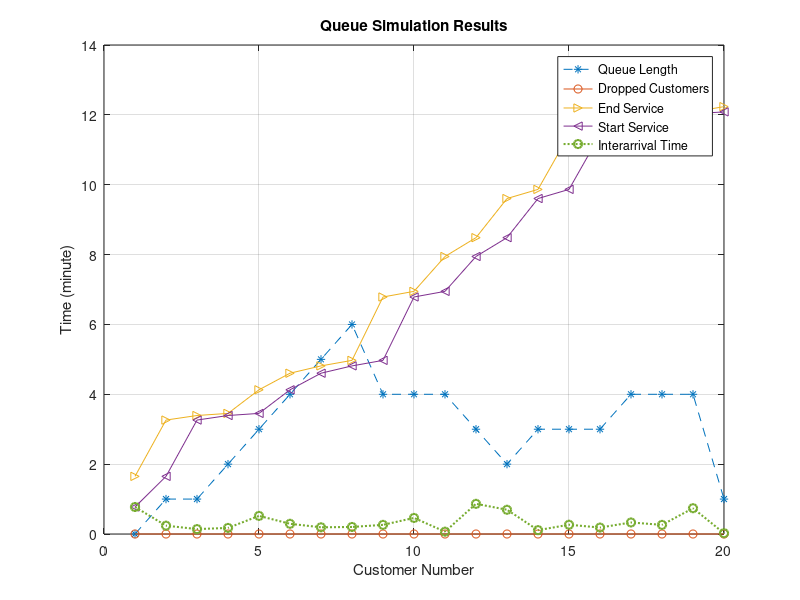

This figure's MATLAB source:
clc;
clear;
close all;

%% Parameters
n = 10;          % Queue Capacity
N = 20;          % Number of Customers

LambdaA = 2;     % Arrival Rate (customer/min)
LambdaS = 2;     % Service Rate (customer/min)

%% Initialization

TbArr = zeros(1,N);      % Time Between Arrivals
TArr  = zeros(1,N);      % Arrival Times

LoQu  = zeros(1,N);      % Queue Length
DfQu  = zeros(1,N);      % Dropped Customers

StartSer = zeros(1,N);
EndSer   = zeros(1,N);
TServ    = zeros(1,N);
Totaltime= zeros(1,N);

NiQu = 0;

%% First Customer

iQ = 1;

TbArr(1) = -log(rand)/LambdaA;
TArr(1)  = TbArr(1);

NiQu = 1;

iSer = 1;

StartSer(1) = TArr(1);
TServ(1) = -log(rand)/LambdaS;
EndSer(1) = StartSer(1)+TServ(1);

Timer = EndSer(1);

Totaltime(1)=EndSer(1)-TArr(1);

NiQu = NiQu-1;

LoQu(1)=NiQu;

%% Simulation

while(iQ < N)

    summ = 0;

    while(summ < TServ(iSer))

        x = -log(rand)/LambdaA;

        if(x < TServ(iSer)-summ)

            iQ = iQ + 1;

            TbArr(iQ)=x;
            TArr(iQ)=TArr(iQ-1)+x;

            summ = summ + x;

            if(NiQu < n)

                NiQu = NiQu + 1;

            else

                DfQu(iQ)=1;

                NiQu=n;

            end

            LoQu(iQ)=NiQu;

        else

            summ = TServ(iSer);

        end

    end

    if(iSer < iQ && NiQu>0)

        iSer = iSer + 1;

        StartSer(iSer)=Timer;

        if(StartSer(iSer)<TArr(iSer))
            StartSer(iSer)=TArr(iSer);
        end

        TServ(iSer)=-log(rand)/LambdaS;

        EndSer(iSer)=StartSer(iSer)+TServ(iSer);

        Timer=EndSer(iSer);

        Totaltime(iSer)=EndSer(iSer)-TArr(iSer);

        NiQu=NiQu-1;

    end

end

%% ==========================
%% Plot Section (Extracted)
%% ==========================

% plot(TArr(1:30),LoQu(1:30),'--*', ...
%      TArr(1:30),DfQu(1:30),'-o', ...
%      TArr(1:30),EndSer(1:30),'->', ...
%      TArr(1:30),StartSer(1:30),'-<')

N1 = length(TServ);
N2 = length(EndSer);
N3 = length(StartSer);
N4 = length(LoQu);
N5 = length(DfQu);
N6 = length(TbArr);

figure;

plot( ...
    1:N4,LoQu(1:N4),'--*', ...
    1:N5,DfQu(1:N5),'-o', ...
    1:N2,EndSer(1:N2),'->', ...
    1:N3,StartSer(1:N3),'-<', ...
    1:N6,TbArr(1:N6),':o', ...
    'LineWidth',1.5);

grid on;

legend( ...
    'Queue Length', ...
    'Dropped Customers', ...
    'End Service', ...
    'Start Service', ...
    'Interarrival Time', ...
    'Location','best');

xlabel('Customer Number');
ylabel('Time (minute)');
title('Queue Simulation Results');

%% ==========================
%% Statistics
%% ==========================

fprintf('\n----------- Simulation Results -----------\n');

fprintf('Total Customers           : %d\n',N);

fprintf('Served Customers          : %d\n',iSer);

fprintf('Dropped Customers         : %d\n',sum(DfQu));

fprintf('Average Service Time      : %.4f\n',mean(TServ(1:iSer)));

fprintf('Average Total Time        : %.4f\n',mean(Totaltime(1:iSer)));

fprintf('Maximum Queue Length      : %d\n',max(LoQu));

fprintf('------------------------------------------\n');
